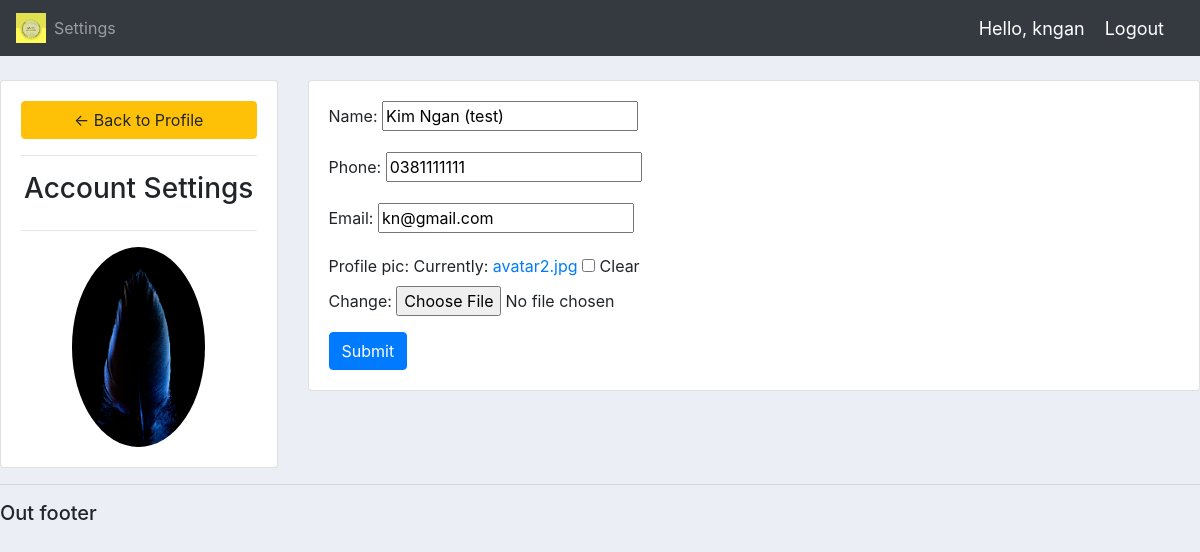
Screenshot of /account/ (signed in) with the database file from the repository.
### accounts/models.py (models this page shows, shortened)
class Customer(models.Model): # để thêm customer vào db thì cần chạy lệnh makemigrations (python manage.py makemigrations)
	user = models.OneToOneField(User, related_name = 'customer',blank=True, null=True, on_delete=models.CASCADE)
	name = models.CharField(max_length=200, null=True) #cho phep gia tri null
	phone = models.CharField(max_length=200,null=True)
	email = models.CharField(max_length=200,null=True)
	profile_pic = models.ImageField(default = 'default_avatar.jpg',null=True, blank=True) #vì đã tạo đường dẫn media root trong urls trỏ đến thư mục static/img nên chỉ cần dẫn link hình ảnh trực tiếp
	date_created = models.DateTimeField(auto_now_add = True,null=True)

### accounts/decorators.py (the view)
		def wrapper_func(request, *args, **kwargs):
			group = None
			if request.user.groups.exists():
				group = request.user.groups.all()[0].name
			if group in allowed_roles:
				return view_func(request, *args, **kwargs)
			else:
				return HttpResponse('You are not authorized to view this page!!!')

### accounts/forms.py
class CustomerForm(ModelForm):
    class Meta:
        model = Customer
        fields = '__all__'
        exclude = ['user']

### accounts/views.py (called while the page is built)
@login_required(login_url='login') #dđặt trước những view muốn hạn chế truy cập, thay vào đó sẽ đi đến trang login
@allowed_user(allowed_roles=['customer'])
def accountSettings(request):
	customer = request.user.customer
	form = CustomerForm(instance=customer)
	if request.method == 'POST':
		form = CustomerForm(request.POST, request.FILES, instance=customer)
		if form.is_valid():
			form.save()
	context={'form':form}
	return render(request,'accounts/account_setting.html',context)

### accounts/templates/accounts/account_setting.html (shortened to what this page needs)
{%  extends 'accounts/main.html' %}
{% load static %}
{% block content %}
<br>
<div class="row">
	<div class="col-md-3">
		<div class="card card-body">
			<a class="btn btn-warning" href="{% url 'home' %}"> &#8592; Back to Profile</a>
			<hr>
			<h3 style="text-align: center">Account Settings</h3>
			<hr>
			<img class="profile-pic" src="{{request.user.customer.profile_pic.url}}" >
		</div>
	</div>
	<div class="col-md-9">
		<div class="card card-body">
			<form method="POST" action="" enctype="multipart/form-data">
				{{form.as_p}}
			<input class="btn btn-primary" type="submit" name="Update Information">
			</form>
		</div>
	</div>
</div>
{% endblock %}

### accounts/templates/accounts/navbar.html (shortened to what this page needs)
	{% load static %}
	<nav class="navbar navbar-expand-lg navbar-dark bg-dark">
  <img src="{% static 'img/LOGO.png' %}" style="width: 30px; height: 30px">
  <div class="collapse navbar-collapse" id="navbarNav">
    <ul class="navbar-nav">
      {% if request.user.is_staff %}
      <li class="nav-item active">
        <a class="nav-link" href="{% url 'home' %}">Dashboard</a>
      </li>
      <li class="nav-item">
        <a class="nav-link" href="{% url 'products' %}">Products</a>
      </li>
      {% else %}
       <li class="nav-item">
        <a class="nav-link" href="{% url 'account' %}">Settings</a>
      </li>
      {% endif %}
    </ul>
  </div>
  <span class="hello-msg">Hello, {{request.user}}</span>
  <span><a class="hello-msg" href="{% url 'logout' %}">Logout</a></span>
</nav>

### static/css/main.css (style rules this page uses)
body { background-color: #ebeff5; }

### accounts/templates/accounts/main.html (style rules this page uses)
body { background-color: #ebeff5; }

### accounts/templates/accounts/navbar.html (style rules this page uses)
.hello-msg { font-size: 18px; color: white; margin-right: 20px; }

### accounts/templates/accounts/account_setting.html (style rules this page uses)
.profile-pic { max-width: 200px; max-height:200px; margin: 0 auto; border-radius: 50%; }

### rows the page displays
Customer: name "Kim Ngan (test)", phone "0381111111", email "kn@gmail.com"

### other values shown
{{ request.user }} "kngan"
